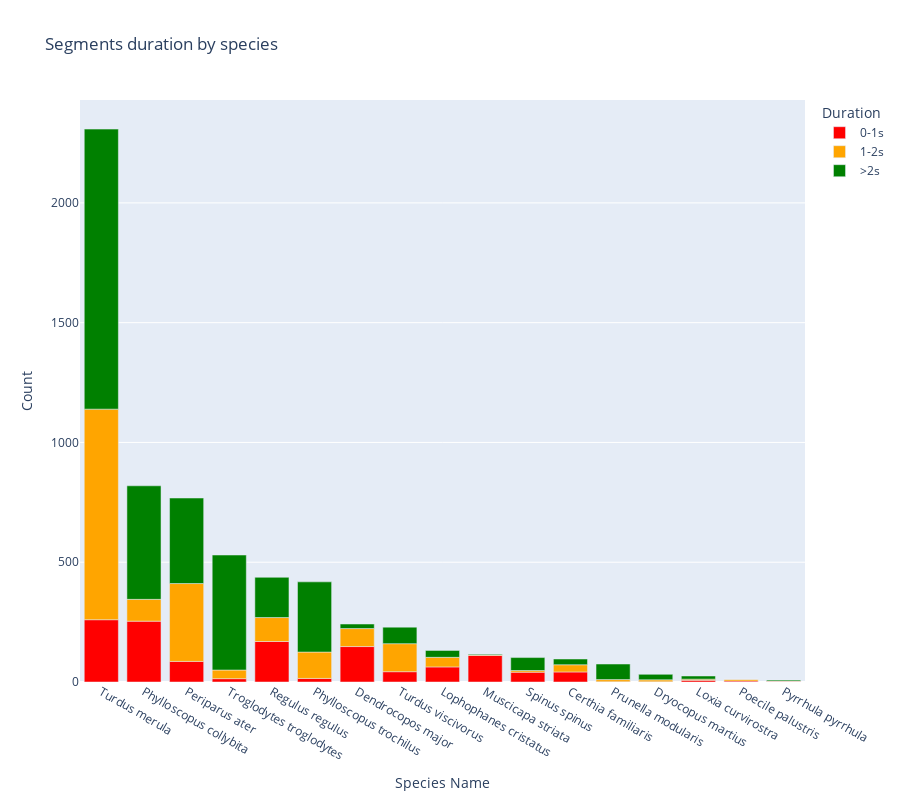

Notebook cell for this chart:
### Code cell
species_duration_df["Total"] = species_duration_df[["0-1s", "1-2s", ">2s"]].sum(axis=1)
species_duration_df = species_duration_df.sort_values("Total", ascending=False).reset_index(drop=True)

color_map = {
    "0-1s": "red",   
    "1-2s": "orange",  
    ">2s": "green"     
}

species_duration_df_long = species_duration_df.melt(id_vars=["Species Name", "Total"], var_name="Duration", value_name="Count")

fig = px.bar(species_duration_df_long, 
             x="Species Name", 
             y="Count", 
             color="Duration", 
             barmode="relative",  # Stack
             title="Segments duration by species",
             color_discrete_map=color_map,
             height=800)

fig.show()

### Figure 1 — Plotly figure (JSON) as saved in the notebook; plotly's stock layout.template omitted (floating-point values rounded to 4 significant figures)
{"data": [{"hovertemplate": "Duration=0-1s<br>Species Name=%{x}<br>Count=%{y}<extra></extra>", "legendgroup": "0-1s", "marker": {"color": "red", "pattern": {"shape": ""}}, "name": "0-1s", "orientation": "v", "showlegend": true, "textposition": "auto", "type": "bar", "x": ["Turdus merula", "Phylloscopus collybita", "Periparus ater", "Troglodytes troglodytes", "Regulus regulus", "Phylloscopus trochilus", "Dendrocopos major", "Turdus viscivorus", "Lophophanes cristatus", "Muscicapa striata", "Spinus spinus", "Certhia familiaris", "Prunella modularis", "Dryocopus martius", "Loxia curvirostra", "Poecile palustris", "Pyrrhula pyrrhula"], "xaxis": "x", "y": [260, 254, 86, 14, 169, 15, 148, 43, 63, 111, 41, 42, 1, 1, 7, 4, 3], "yaxis": "y"}, {"hovertemplate": "Duration=1-2s<br>Species Name=%{x}<br>Count=%{y}<extra></extra>", "legendgroup": "1-2s", "marker": {"color": "orange", "pattern": {"shape": ""}}, "name": "1-2s", "orientation": "v", "showlegend": true, "textposition": "auto", "type": "bar", "x": ["Turdus merula", "Phylloscopus collybita", "Periparus ater", "Troglodytes troglodytes", "Regulus regulus", "Phylloscopus trochilus", "Dendrocopos major", "Turdus viscivorus", "Lophophanes cristatus", "Muscicapa striata", "Spinus spinus", "Certhia familiaris", "Prunella modularis", "Dryocopus martius", "Loxia curvirostra", "Poecile palustris", "Pyrrhula pyrrhula"], "xaxis": "x", "y": [879, 91, 325, 36, 100, 110, 75, 117, 40, 3, 7, 30, 9, 8, 5, 7, 1], "yaxis": "y"}, {"hovertemplate": "Duration=>2s<br>Species Name=%{x}<br>Count=%{y}<extra></extra>", "legendgroup": ">2s", "marker": {"color": "green", "pattern": {"shape": ""}}, "name": ">2s", "orientation": "v", "showlegend": true, "textposition": "auto", "type": "bar", "x": ["Turdus merula", "Phylloscopus collybita", "Periparus ater", "Troglodytes troglodytes", "Regulus regulus", "Phylloscopus trochilus", "Dendrocopos major", "Turdus viscivorus", "Lophophanes cristatus", "Muscicapa striata", "Spinus spinus", "Certhia familiaris", "Prunella modularis", "Dryocopus martius", "Loxia curvirostra", "Poecile palustris", "Pyrrhula pyrrhula"], "xaxis": "x", "y": [1169, 474, 357, 480, 168, 293, 19, 69, 29, 3, 54, 24, 65, 23, 13, 1, 4], "yaxis": "y"}], "layout": {"barmode": "relative", "height": 800, "legend": {"title": {"text": "Duration"}, "tracegroupgap": 0}, "title": {"text": "Segments duration by species"}, "xaxis": {"anchor": "y", "domain": [0, 1], "title": {"text": "Species Name"}}, "yaxis": {"anchor": "x", "domain": [0, 1], "title": {"text": "Count"}}}}
